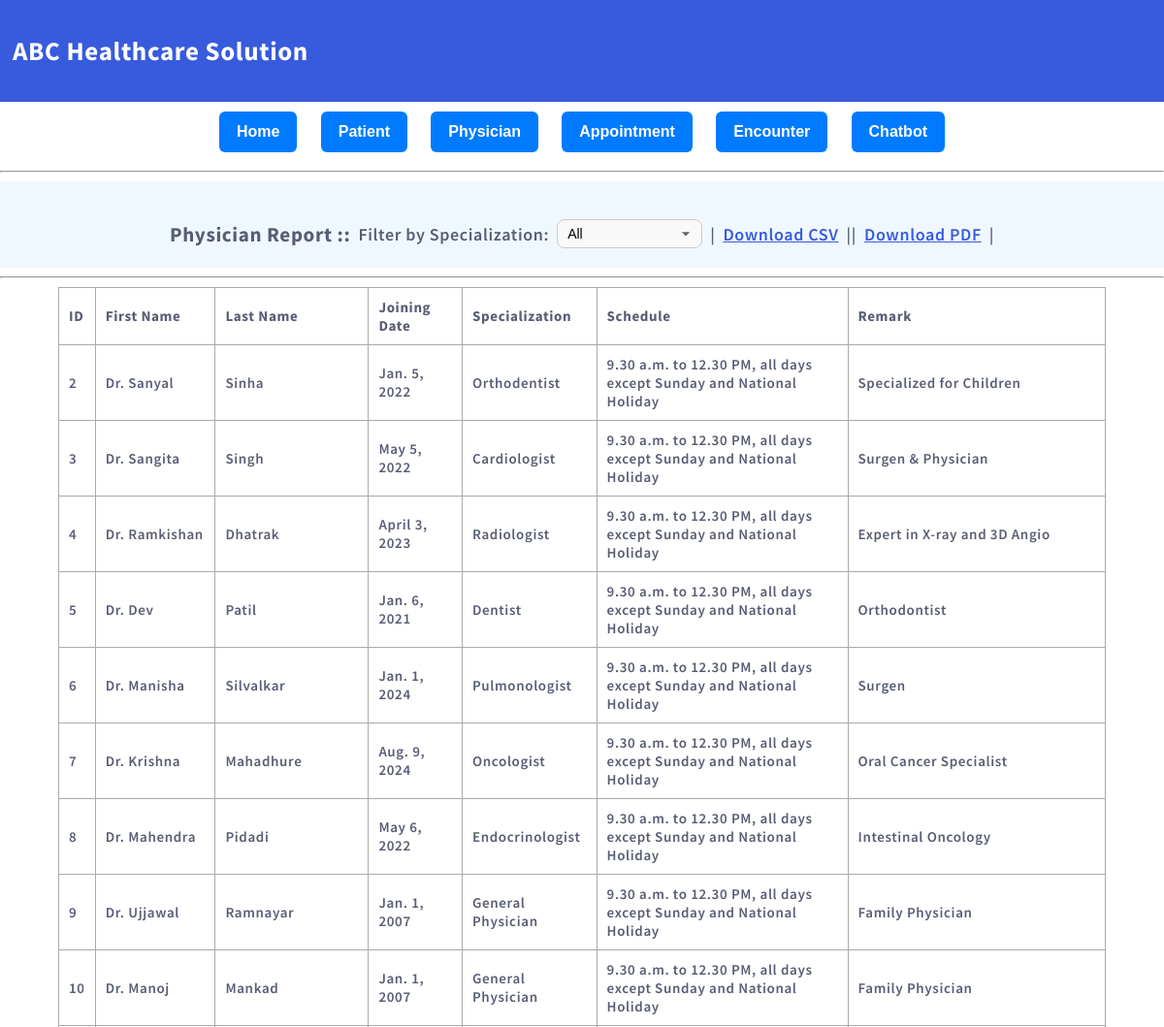
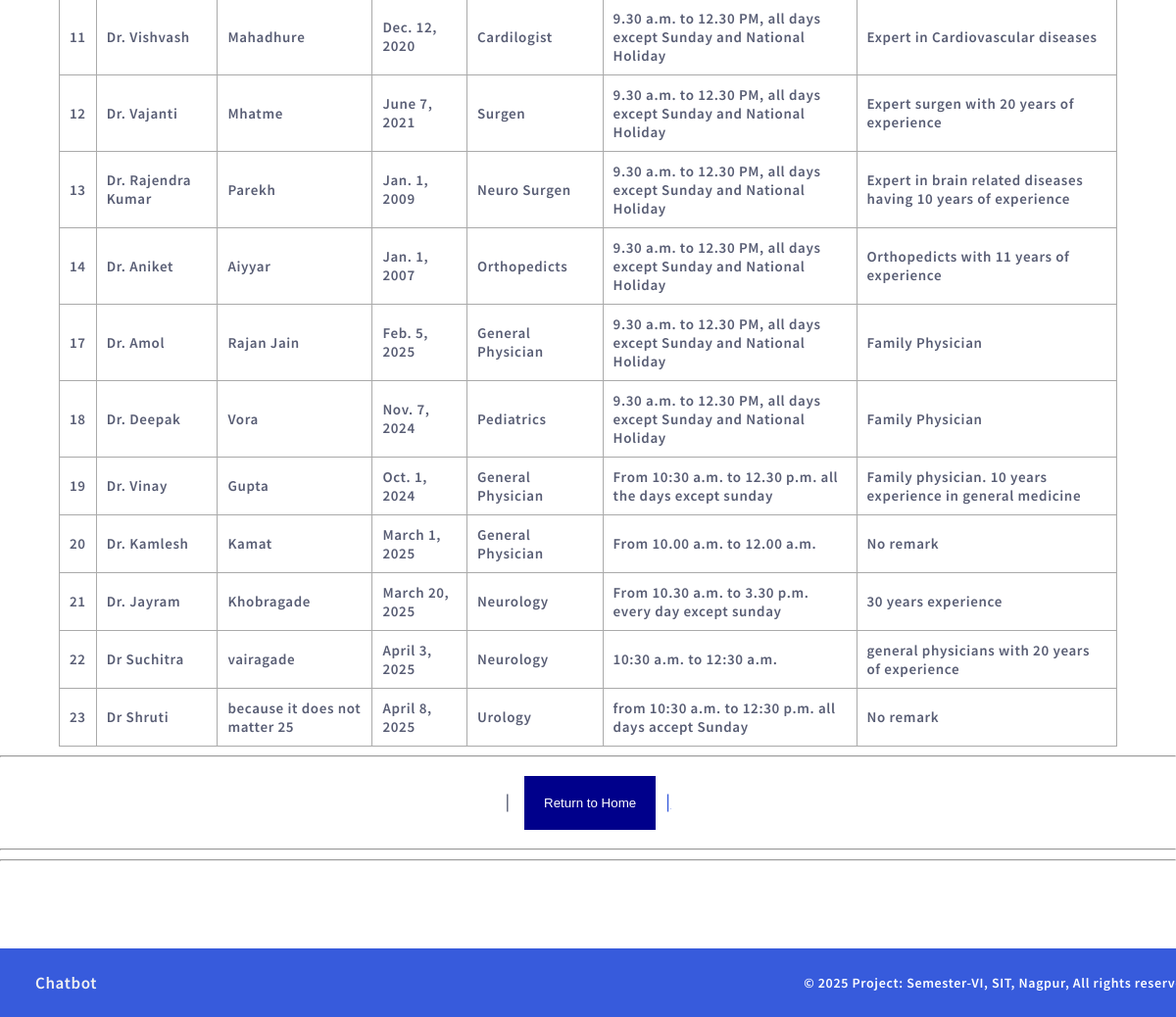
The page /physician-report/ on the database its author committed (2 pictures, top to bottom).
### members/models.py (models this page shows, shortened)
class Member(models.Model):
    firstname=models.CharField(max_length=255)
    lastname=models.CharField(max_length=255)
    phone=models.IntegerField(null=True)
    joined_date=models.DateField(null=True)
    specialization = models.CharField(max_length=255, blank=True, null=True)
    schedule = models.TextField(max_length=255, blank=True, null=True)
    remark = models.TextField(max_length=255, blank=True, null=True)
    physician_answer=models.TextField(blank=True, null=True)

### members/views.py (the view)
# urls.py: path('physician-report/', physician_report, name='physician_report'),
def physician_report(request):
    specialization_filter = request.GET.get('specialization', '')
    physicians = Member.objects.all()
    if specialization_filter:
        physicians = physicians.filter(specialization=specialization_filter)
    specializations = Member.objects.values_list('specialization', flat=True).distinct()
    return render(request, 'physician_report.html', {
        'physicians': physicians,
        'specializations': specializations,
        'selected_specialization': specialization_filter,
    })

### members/templates/physician_report.html (shortened to what this page needs)
{% extends "master.html" %}
{% block content %}
    <div style="background-color:aliceblue; align-content: center;text-align: center;">
    <div class="form-container">
    <form method="GET" class="inline-form">
        <h3>Physician Report ::</h2>
        <label for="specialization">Filter by Specialization:</label>
        <select name="specialization" onchange="this.form.submit()" class="short-select modern-select">
            <option value="">All</option>
        </select>
    |<a href="{% url 'download_csv_physician' %}?specialization={{ selected_specialization }}">Download CSV</a>||
    <a href="{% url 'download_pdf_physician' %}?specialization={{ selected_specialization }}">Download PDF</a>|
    </form>
</div>
    </div>
    <hr>
<div style="border:3px; border-color:darkgray;padding-bottom:150px;">
<center>
    <table class="blueTable" style="width:90%;border:1;" border="1">
        <tr>
            <th>ID</th>
            <th>First Name</th>
            <th>Last Name</th>
            <th>Joining Date</th>
            <th>Specialization</th>
            <th>Schedule</th>
            <th>Remark</th>
        </tr>
        {% for physician in physicians %}
        <tr>
            <td>{{ physician.id }}</td>
            <td>{{ physician.firstname }}</td>
            <td>{{ physician.lastname }}</td>
            <td>{{ physician.joined_date }}</td>
            <td>{{ physician.specialization }}</td>
            <td>{{ physician.schedule }}</td>
            <td>{{ physician.remark }}</td>
        </tr>
        {% empty %}
        <tr>
            <td colspan="7" style="text-align: center;">No records found</td>
        </tr>
        {% endfor %}
    </table>
    </center>
    <hr>
    <center>|
    <a href="{% url 'main' %}">
        <button>Return to Home</button>|
    </a>
    </center>
<hr><hr>
</div>
{% endblock %}

### mystaticfiles/mystyles.css (style rules this page uses)
body { margin:0; font: 600 18px 'Source Sans Pro', sans-serif; letter-spacing: 0.64px; color: #585d74; }
button { background-color:darkblue; color:white; border-radius: 5x; padding: 20px; margin : 10px; border:3px; border-color:white; }
a:link, a:visited { color: #375BDC; }
table.blueTable { border: 1px solid #1C6EA4; background-color: White; width: 80%; text-align: left; border-collapse: collapse; }
table.blueTable td, table.blueTable th { border: 1px solid #AAAAAA; padding: 10px 10px; margin:5px; font-size:15px; }
table.blueTable tbody td { font-size: 15px; }
table.blueTable tr:nth-child(even) { background: White; }
input[type=text], select { width: 100%; padding: 12px 20px; margin: 8px 0; display: inline-block; border: 1px solid #ccc; border-radius: 4px; box-sizing: border-box; }

### members/templates/physician_report.html (style rules this page uses)
.form-container { display: flex; justify-content: center; margin-top: 20px; }
.inline-form { display: flex; align-items: center; gap: 8px; }
.short-select { width: 150px; max-width: 200px; }
.modern-select { padding: 6px 10px; border-radius: 8px; border: 1px solid #ccc; background-color: #f9f9f9; font-size: 14px; appearance: none; background-repeat: no-repeat; background-position-x: 95%; background-position-y: center; background-size: 20px; }

### rows shown on the page
Member: id "2", firstname "Dr. Sanyal", lastname "Sinha", joined_date "Jan. 5, 2022", specialization "Orthodentist", schedule "9.30 a.m. to 12.30 PM, all days except Sunday and National Holiday", remark "Specialized for Children"
Member: id "3", firstname "Dr. Sangita", lastname "Singh", joined_date "May 5, 2022", specialization "Cardiologist", schedule "9.30 a.m. to 12.30 PM, all days except Sunday and National Holiday", remark "Surgen & Physician"
Member: id "4", firstname "Dr. Ramkishan", lastname "Dhatrak", joined_date "April 3, 2023", specialization "Radiologist", schedule "9.30 a.m. to 12.30 PM, all days except Sunday and National Holiday", remark "Expert in X-ray and 3D Angio"
Member: id "5", firstname "Dr. Dev", lastname "Patil", joined_date "Jan. 6, 2021", specialization "Dentist", schedule "9.30 a.m. to 12.30 PM, all days except Sunday and National Holiday", remark "Orthodontist"
Member: id "6", firstname "Dr. Manisha", lastname "Silvalkar", joined_date "Jan. 1, 2024", specialization "Pulmonologist", schedule "9.30 a.m. to 12.30 PM, all days except Sunday and National Holiday", remark "Surgen"
Member: id "7", firstname "Dr. Krishna", lastname "Mahadhure", joined_date "Aug. 9, 2024", specialization "Oncologist", schedule "9.30 a.m. to 12.30 PM, all days except Sunday and National Holiday", remark "Oral Cancer Specialist"
Member: id "8", firstname "Dr. Mahendra", lastname "Pidadi", joined_date "May 6, 2022", specialization "Endocrinologist", schedule "9.30 a.m. to 12.30 PM, all days except Sunday and National Holiday", remark "Intestinal Oncology"
Member: id "9", firstname "Dr. Ujjawal", lastname "Ramnayar", joined_date "Jan. 1, 2007", specialization "General Physician", schedule "9.30 a.m. to 12.30 PM, all days except Sunday and National Holiday", remark "Family Physician"
Member: id "10", firstname "Dr. Manoj", lastname "Mankad", joined_date "Jan. 1, 2007", specialization "General Physician", schedule "9.30 a.m. to 12.30 PM, all days except Sunday and National Holiday", remark "Family Physician"
Member: id "11", firstname "Dr. Vishvash", lastname "Mahadhure", joined_date "Dec. 12, 2020", specialization "Cardilogist", schedule "9.30 a.m. to 12.30 PM, all days except Sunday and National Holiday", remark "Expert in Cardiovascular diseases"
Member: id "12", firstname "Dr. Vajanti", lastname "Mhatme", joined_date "June 7, 2021", specialization "Surgen", schedule "9.30 a.m. to 12.30 PM, all days except Sunday and National Holiday", remark "Expert surgen with 20 years of experience"
Member: id "13", firstname "Dr. Rajendra Kumar", lastname "Parekh", joined_date "Jan. 1, 2009", specialization "Neuro Surgen", schedule "9.30 a.m. to 12.30 PM, all days except Sunday and National Holiday", remark "Expert in brain related diseases having 10 years of experience"
Member: id "14", firstname "Dr. Aniket", lastname "Aiyyar", joined_date "Jan. 1, 2007", specialization "Orthopedicts", schedule "9.30 a.m. to 12.30 PM, all days except Sunday and National Holiday", remark "Orthopedicts with 11 years of experience"
Member: id "17", firstname "Dr. Amol", lastname "Rajan Jain", joined_date "Feb. 5, 2025", specialization "General Physician", schedule "9.30 a.m. to 12.30 PM, all days except Sunday and National Holiday", remark "Family Physician"
Member: id "18", firstname "Dr. Deepak", lastname "Vora", joined_date "Nov. 7, 2024", specialization "Pediatrics", schedule "9.30 a.m. to 12.30 PM, all days except Sunday and National Holiday", remark "Family Physician"
Member: id "19", firstname "Dr. Vinay", lastname "Gupta", joined_date "Oct. 1, 2024", specialization "General Physician", schedule "From 10:30 a.m. to 12.30 p.m. all the days except sunday", remark "Family physician. 10 years experience in general medicine"
Member: id "20", firstname "Dr. Kamlesh", lastname "Kamat", joined_date "March 1, 2025", specialization "General Physician", schedule "From 10.00 a.m. to 12.00 a.m.", remark "No remark"
Member: id "21", firstname "Dr. Jayram", lastname "Khobragade", joined_date "March 20, 2025", specialization "Neurology", schedule "From 10.30 a.m. to 3.30 p.m. every day except sunday", remark "30 years experience"
Member: id "22", firstname "Dr Suchitra", lastname "vairagade", joined_date "April 3, 2025", specialization "Neurology", schedule "10:30 a.m. to 12:30 a.m.", remark "general physicians with 20 years of experience"
Member: id "23", firstname "Dr Shruti", lastname "because it does not matter 25", joined_date "April 8, 2025", specialization "Urology", schedule "from 10:30 a.m. to 12:30 p.m. all days accept Sunday", remark "No remark"
